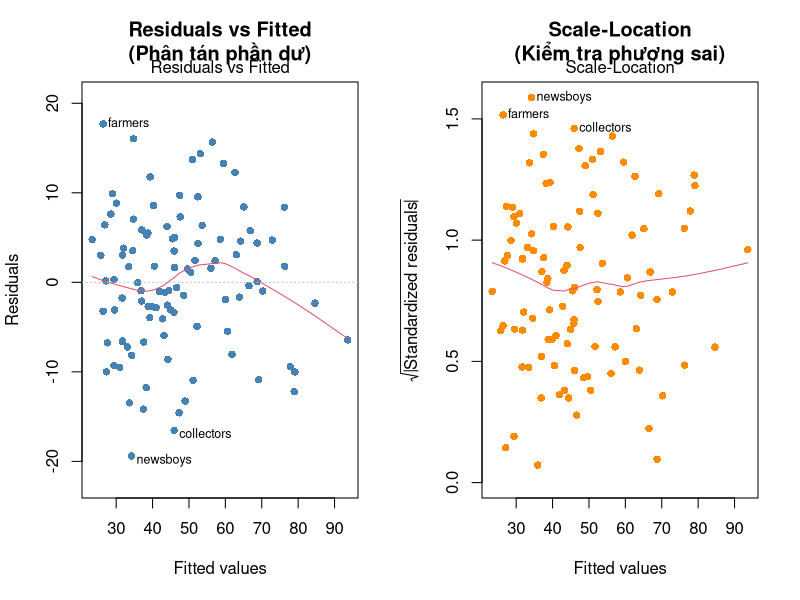
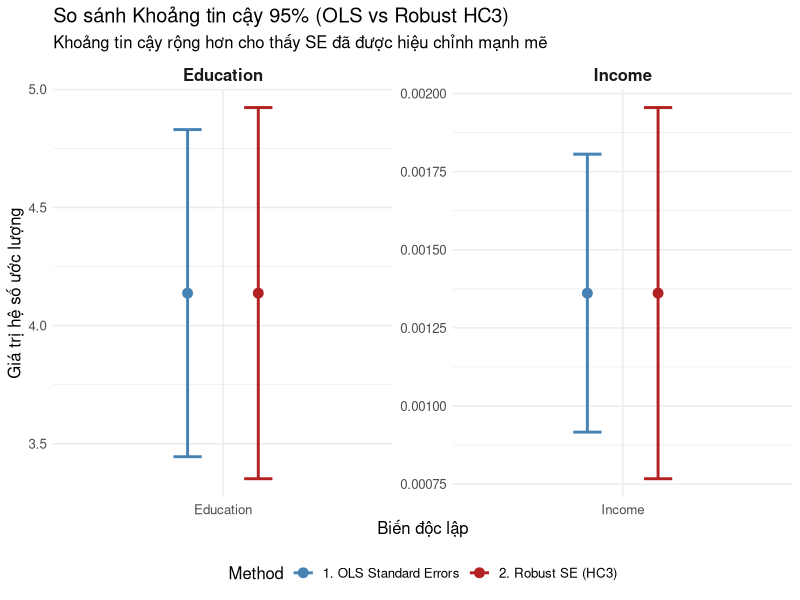

These figures' R source, in order:
# ==============================================================================
# THỰC HÀNH R: KIỂM ĐỊNH, KHẮC PHỤC VÀ VẼ BIỂU ĐỒ PHƯƠNG SAI THAY ĐỔI
# ==============================================================================

# 1. CÀI ĐẶT CÁC GÓI LỆNH 
# (Xóa dấu # ở 4 dòng dưới đây và chạy 1 lần duy nhất nếu máy bạn chưa cài đặt)
# install.packages("car")
# install.packages("lmtest")
# install.packages("sandwich")
# install.packages("ggplot2")

# 2. GỌI THƯ VIỆN (Bắt buộc phải chạy để không bị lỗi "could not find function")
library(car)
library(lmtest)
library(sandwich)
library(ggplot2)

# 3. NẠP DỮ LIỆU VÀ CHẠY MÔ HÌNH OLS GỐC
data(Prestige)
model <- lm(prestige ~ income + education, data = Prestige)

cat("\n===============================================================\n")
cat("1. BẢNG KẾT QUẢ OLS GỐC (CHƯA HIỆU CHỈNH)\n")
cat("===============================================================\n")
print(summary(model))

# 4. CÁC KIỂM ĐỊNH PHÁT HIỆN PHƯƠNG SAI THAY ĐỔI
cat("\n===============================================================\n")
cat("2. KIỂM ĐỊNH BREUSCH-PAGAN (1979)\n")
cat("===============================================================\n")
print(bptest(model))

cat("\n===============================================================\n")
cat("3. KIỂM ĐỊNH WHITE (1980)\n")
cat("===============================================================\n")
print(bptest(model, ~ income * education + I(income^2) + I(education^2), data = Prestige))

# 5. KHẮC PHỤC BẰNG ROBUST STANDARD ERRORS (CHUẨN HC3)
cat("\n===============================================================\n")
cat("4. BẢNG KẾT QUẢ VỚI ROBUST STANDARD ERRORS (CHUẨN HC3)\n")
cat("===============================================================\n")
robust_model <- coeftest(model, vcov = vcovHC(model, type = "HC3"))
print(robust_model)


# 6. VẼ BIỂU ĐỒ MINH HỌA TRỰC QUAN
# ------------------------------------------------------------------------------
# 6.1 Biểu đồ chẩn đoán cơ bản (Xuất hiện trong tab Plots mặc định)
par(mfrow = c(1, 2)) 
plot(model, which = 1, main = "Residuals vs Fitted\n(Phân tán phần dư)", pch = 16, col = "steelblue")
plot(model, which = 3, main = "Scale-Location\n(Kiểm tra phương sai)", pch = 16, col = "darkorange")
par(mfrow = c(1, 1)) 

# ------------------------------------------------------------------------------
# 6.2 Biểu đồ so sánh Khoảng tin cậy bằng ggplot2
# Lấy khoảng tin cậy của OLS
ci_ols <- confint(model)[2:3, ] 

# Lấy khoảng tin cậy của HC3
ci_hc3 <- coefci(model, vcov. = vcovHC(model, type = "HC3"))[2:3, ]

# Tạo dataframe để vẽ biểu đồ
df_plot <- data.frame(
  Variable = rep(c("Income", "Education"), 2),
  Method = rep(c("1. OLS Standard Errors", "2. Robust SE (HC3)"), each = 2),
  Estimate = rep(coef(model)[2:3], 2),
  Lower = c(ci_ols[, 1], ci_hc3[, 1]),
  Upper = c(ci_ols[, 2], ci_hc3[, 2])
)

# Vẽ biểu đồ và lưu vào biến bieu_do
bieu_do <- ggplot(df_plot, aes(x = Variable, y = Estimate, color = Method)) +
  geom_point(position = position_dodge(width = 0.5), size = 3) +
  geom_errorbar(aes(ymin = Lower, ymax = Upper), 
                position = position_dodge(width = 0.5), 
                width = 0.2, linewidth = 1) +
  facet_wrap(~ Variable, scales = "free") +
  labs(title = "So sánh Khoảng tin cậy 95% (OLS vs Robust HC3)",
       subtitle = "Khoảng tin cậy rộng hơn cho thấy SE đã được hiệu chỉnh mạnh mẽ",
       x = "Biến độc lập",
       y = "Giá trị hệ số ước lượng") +
  theme_minimal() +
  scale_color_manual(values = c("steelblue", "firebrick")) +
  theme(legend.position = "bottom",
        text = element_text(size = 12),
        strip.text = element_text(face = "bold", size = 12))

# Lệnh này sẽ in trực tiếp biểu đồ ggplot ra tab Plots
print(bieu_do)
